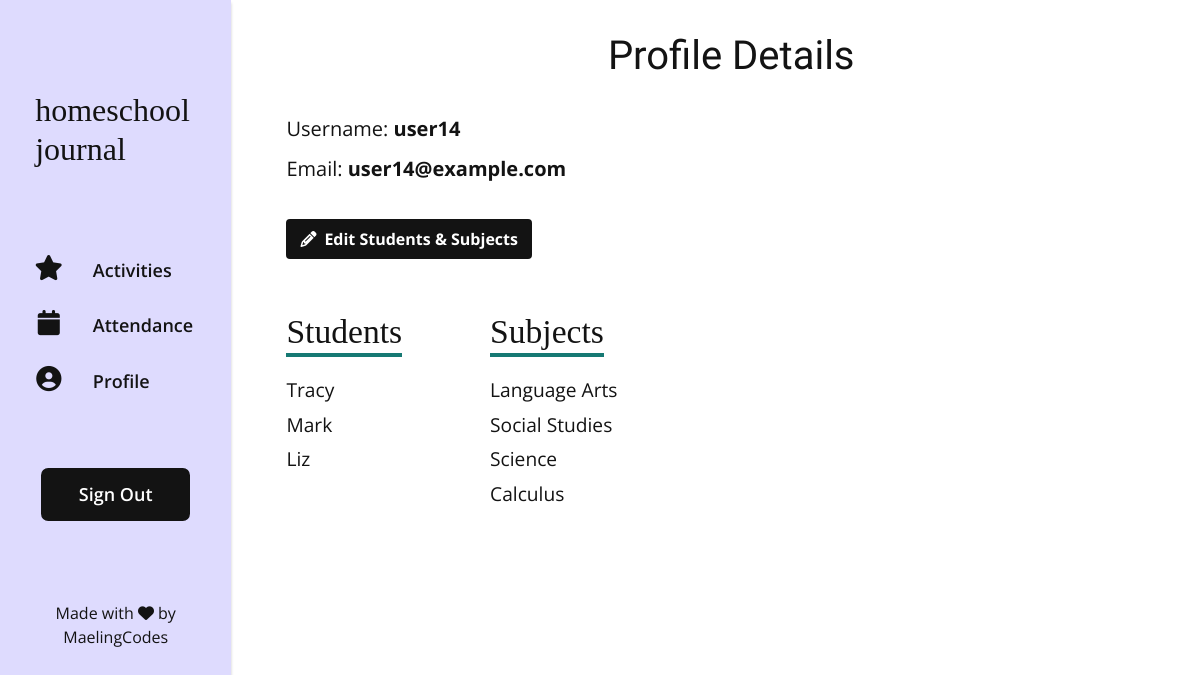
The page /profile (signed in) on the database as committed earlier.
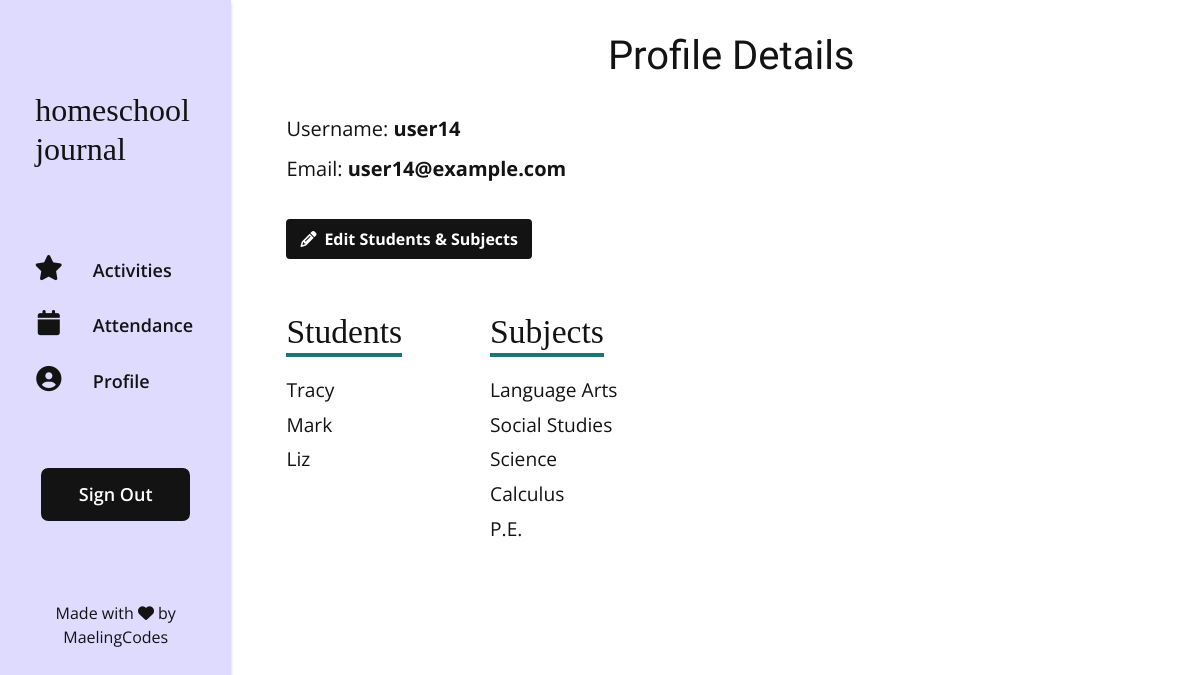
The same page on the database as committed later.
### app/models.py (models this page shows, shortened)
class Student(db.Model):
    id = db.Column(db.Integer, primary_key=True)
    student_name = db.Column(db.String(64), index=True)
    user_id = db.Column(db.Integer, db.ForeignKey('user.id'))
    attendance = db.relationship('Attendance', backref='student', lazy='dynamic')
    activities = db.relationship('Activity', backref='student', lazy='dynamic')
    def __str__(self):
        return self.student_name

class Subject(db.Model):
    id = db.Column(db.Integer, primary_key=True)
    user_id = db.Column(db.Integer, db.ForeignKey('user.id'), index=True)
    subject_name = db.Column(db.String(64), index=True)
    activities = db.relationship('Activity', backref='subject', lazy='dynamic')
    def __str__(self):
        return self.subject_name

### app/routes.py (the view)
@app.route('/profile', methods=['GET', 'POST'])
@login_required
def profile():
    return render_template('profile.html')

### app/models.py (called while the page is built)
@login.user_loader
def load_user(id):
    return User.query.get(int(id))

### app/templates/profile.html (shortened to what this page needs)
{% extends 'base.html' %}
{% block content %}
    <div class="profile">
        <h1 class="profile__title">Profile Details</h1>
        <div class="profile__header">
            <p class="profile__heading">Username: <span class="profile__heading-data">{{ current_user.username }}</span></p>
            <p class="profile__heading">Email: <span class="profile__heading-data">{{ current_user.email }}</span></p>
        </div>
        <a href="{{ url_for('edit_profile') }}" class="btn btn--dark btn--profile-edit"><i class="fas fa-pencil-alt controls-icon"></i>Edit Students & Subjects</a>
        <div class="profile__data-wrapper">
            <div class="profile__data-group">
                <p class="profile__data-heading"><span class="profile__data-heading-title">Students</span></p>
                <div class="profile__data-content">
                    {% for student in current_user.students %}
                        <p class="profile__data">{{ student }}</p>
                    {% endfor %}
                </div>
            </div>
            <div class="profile__data-group">
                <p class="profile__data-heading"><span class="profile__data-heading-title">Subjects</span></p>
                <div class="profile__data-content">
                    {% for subject in current_user.subjects %}
                        <p class="profile__data">{{ subject }}</p>
                    {% endfor %}
                </div>
            </div>
        </div>
    </div>
{% endblock %}

Rows that differ between the two databases and show on the page:
added Subject: subject_name "P.E."
